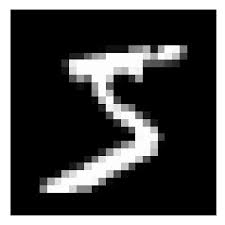
#> input picture example.jpeg, 225 x 225 px
$ jupyter execute 'API call example.ipynb'
#> lines starting #> are read from the running program, lines starting #| are printed output that depends on the picture
[cell 1]
import requests
import numpy as np
from PIL import Image

[cell 2]
# URL of the FastAPI endpoint
url = 'http://localhost:80/predict'

# Path to the image file you want to test
example1 = 'example.jpeg'
example2 = 'example2.png'

[cell 3]
def get_model_prediction(url, image_path):
    img = Image.open(image_path).convert('L').resize((28, 28))
    image_array = np.array(img)
    image_array = image_array.reshape((1,1,28,28))
    with open(image_path, 'rb') as image_file:
        # Create a dictionary with the file
        files = {'data': image_array.tolist()}

        # Send the POST request
        response = requests.post(url, json=files)
    return response.json()

[cell 4]
Image.open(example1)

[cell 5]
get_model_prediction(url, example1)
#> in get_model_prediction, `img = Image.open(image_path).convert('L').resize((28, 28))`:
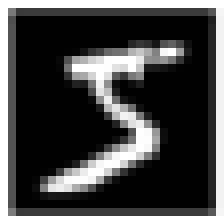
#> img: PIL image 28x28 L (shown 8 times larger); min 0, max 255, mean 72.4
#> (the call stopped at in get_model_prediction, `response = requests.post(url, json=files)`: requests is not available in this run)

[cell 6]
Image.open(example2)
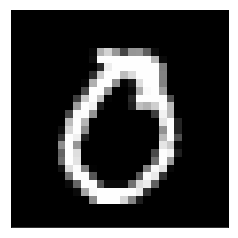
#> input picture example2.png, 238 x 238 px

[cell 7]
get_model_prediction(url, example2)
#> call 2 of get_model_prediction, with url = 'http://localhost:80/predict', image_path = 'example2.png'
#> in get_model_prediction (call 2), `img = Image.open(image_path).convert('L').resize((28, 28))`:
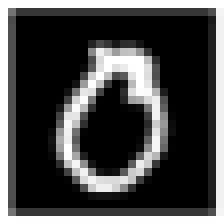
#> img: PIL image 28x28 L (shown 8 times larger); min 0, max 255, mean 72.9
#> (the call stopped at in get_model_prediction, `response = requests.post(url, json=files)`: requests is not available in this run)
